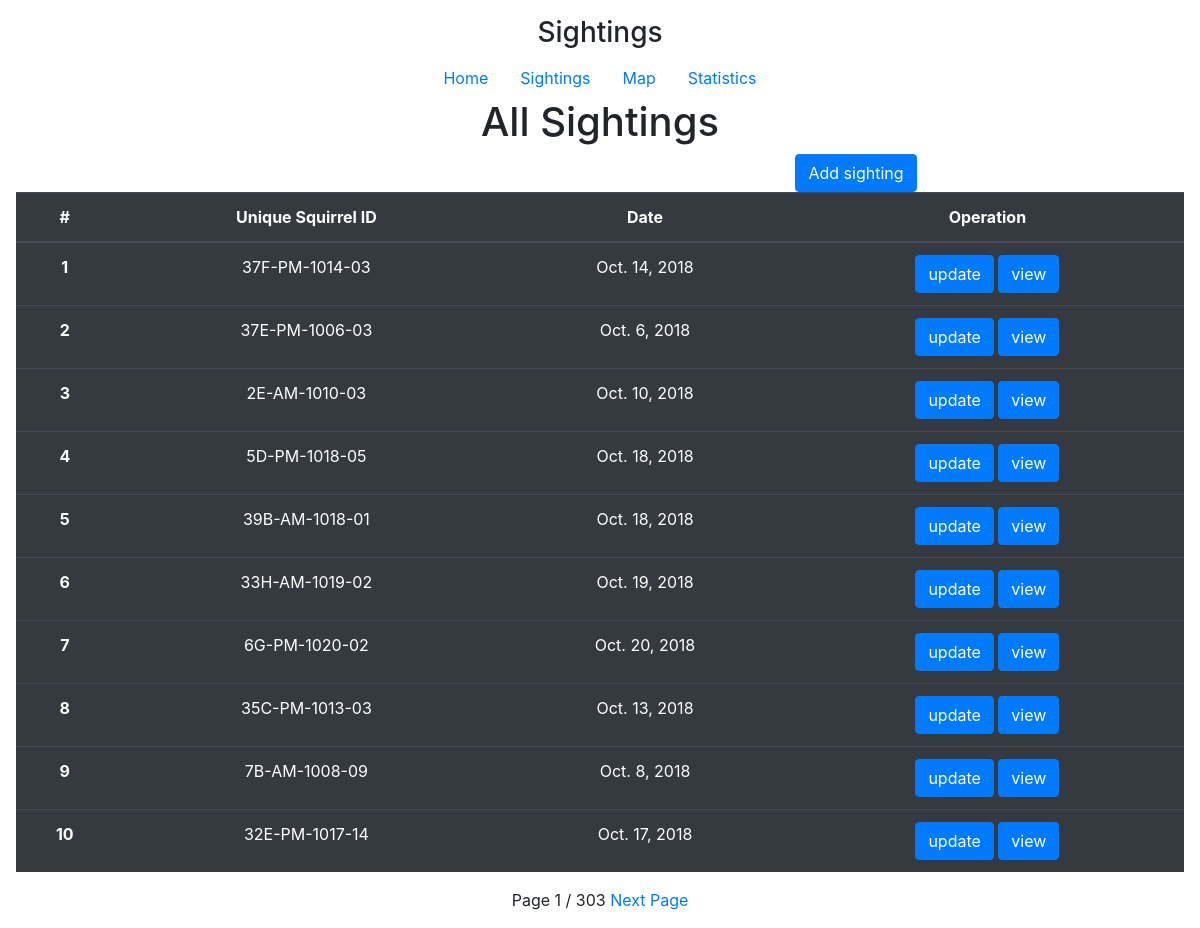
The page /sightings on the database its author committed.
### squirrel/models.py (models this page shows)
class Squirrel(models.Model):
    AGE_CHOICES = (
        ("Adult", "ADULT"),
        ("Juvenile", "JUVENILE"),
        ("?", "?"),
    )
    SHIFT_CHOICES = (
        ("PM", "PM"),
        ("AM", "AM"),
    )
    LOCATION_CHOICES = (
        ("Ground Plane", "GROUND PLANE"),
        ("Above Ground", "ABOVE GROUND"),
    )
    x = models.FloatField(null=True)
    y = models.FloatField(null=True)
    unique_squirrel_id = models.CharField(max_length=200, null=True)
    hectare = models.CharField(max_length=200, null=True)
    shift = models.CharField(max_length=200, choices=SHIFT_CHOICES, null=True)
    date = models.DateField(null=True)
    hectare_squirrel_number = models.IntegerField(null=True)
    age = models.CharField(max_length=200, choices=AGE_CHOICES, null=True)
    primary_fur_color = models.CharField(max_length=200, null=True)
    highlight_fur_color = models.CharField(max_length=200, null=True)
    combination_of_primary_and_highlight_color = models.CharField(max_length=200, null=True)
    color_notes = models.CharField(max_length=200, null=True)
    location = models.CharField(max_length=200, choices=LOCATION_CHOICES, null=True)
    above_ground_sighter_measurement = models.CharField(max_length=200, null=True)
    specific_location = models.CharField(max_length=200, null=True)
    running = models.BooleanField(null=True)
    chasing = models.BooleanField(null=True)
    climbing = models.BooleanField(null=True)
    eating = models.BooleanField(null=True)
    foraging = models.BooleanField(null=True)
    other_activities = models.CharField(max_length=200, null=True)
    kuks = models.BooleanField(null=True)
    quaas = models.BooleanField(null=True)
    moans = models.BooleanField(null=True)
    tail_flags = models.BooleanField(null=True)
    tail_twitches = models.BooleanField(null=True)
    approaches = models.BooleanField(null=True)
    indifferent = models.BooleanField(null=True)
    runs_from = models.BooleanField(null=True)
    other_interactions = models.CharField(max_length=200, null=True)
    lat_long = models.CharField(max_length=200, null=True)

### squirrel/views.py (the view)
# urls.py: path('sightings', views.IndexView.as_view(), name='sightings'),
class IndexView(ListView):
    model = Squirrel
    template_name = 'squirrel/sightings.html'
    context_object_name = 'sightings'
    paginate_by = 10
    def get_context_data(self, **kwargs):
        context = super().get_context_data(**kwargs)
        current_page = context['page_obj'].number
        context['start'] = (current_page - 1) * 10
        return context

### squirrel/templates/squirrel/sightings.html (shortened to what this page needs)
<!DOCTYPE html>
<html lang="en">
<head>
    <link rel="stylesheet" href="https://cdn.jsdelivr.net/npm/bootstrap@4.5.0/dist/css/bootstrap.min.css"
>
    <link href="https://v4.bootcss.com/docs/examples/cover/cover.css" rel="stylesheet">
</head>
<body class="text-center" cz-shortcut-listen="true">
<div class="cover-container d-flex w-100 h-100 p-3 mx-auto flex-column">
    <header class="masthead mb-auto">
        <div class="inner">
            <h3 class="masthead-brand">Sightings</h3>
            <nav class="nav nav-masthead justify-content-center">
                <a class="nav-link" href="/">Home</a>
                <a class="nav-link active" href="/sightings">Sightings</a>
                <a class="nav-link" href="/map">Map</a>
                <a class="nav-link" href="/sightings/stats">Statistics</a>
            </nav>
        </div>
    </header>
    <main role="main" class="inner cover">
        <h1 class="cover-heading">All Sightings</h1>
    </main>
    <footer class="mastfoot mt-auto">
        <button type="button" class="btn btn-primary" data-toggle="modal" data-target="#createModal" style="margin-left: 32rem;" id="addSighting">
        Add sighting
        </button>
        <table class="table table-dark">
            <thead>
            <tr>
                <th scope="col">#</th>
                <th scope="col">Unique Squirrel ID</th>
                <th scope="col">Date</th>
                <th scope="col">Operation</th>
            </tr>
            </thead>
            <tbody>
            {% for sighting in sightings %}
            <tr>
                <th scope="row">{{start|add:forloop.counter}}</th>
                <td>{{ sighting.unique_squirrel_id }}</td>
                <td>{{ sighting.date }}</td>
                <td>
                    <button type="button" class="btn btn-primary edit" data-toggle="modal" data-target="#exampleModal"
                            data-key="{{ sighting.unique_squirrel_id }}">
                        update
                    </button>
                    <button type="button" class="btn btn-primary view" data-toggle="modal" data-target="#viewModal"
                            data-key="{{ sighting.unique_squirrel_id }}">
                        view
                    </button>
                </td>
            </tr>
            {% endfor %}
            </tbody>
        </table>
    </footer>
    {% if is_paginated %}
    <div class="pagination-simple">
        <span class="current">Page {{ page_obj.number }}  /  {{ paginator.num_pages }} </span>
        {% if page_obj.has_next %}
        <a href="?page={{ page_obj.next_page_number }}">Next Page</a>
        {% endif %}
    </div>
    {% endif %}
</div>
</body>
</html>

### rows shown on the page
Squirrel: id "1", unique_squirrel_id "37F-PM-1014-03", date "Oct. 14, 2018"
Squirrel: id "2", unique_squirrel_id "37E-PM-1006-03", date "Oct. 6, 2018"
Squirrel: counter "3", unique_squirrel_id "2E-AM-1010-03", date "Oct. 10, 2018"
Squirrel: id "4", unique_squirrel_id "5D-PM-1018-05", date "Oct. 18, 2018"
Squirrel: id "5", unique_squirrel_id "39B-AM-1018-01", date "Oct. 18, 2018"
Squirrel: id "6", unique_squirrel_id "33H-AM-1019-02", date "Oct. 19, 2018"
Squirrel: id "7", unique_squirrel_id "6G-PM-1020-02", date "Oct. 20, 2018"
Squirrel: id "8", unique_squirrel_id "35C-PM-1013-03", date "Oct. 13, 2018"
Squirrel: counter "9", unique_squirrel_id "7B-AM-1008-09", date "Oct. 8, 2018"
Squirrel: id "10", unique_squirrel_id "32E-PM-1017-14", date "Oct. 17, 2018"

### other values the page prints
{{ page_obj.number }} "1"
{{ paginator.num_pages }} "303"
